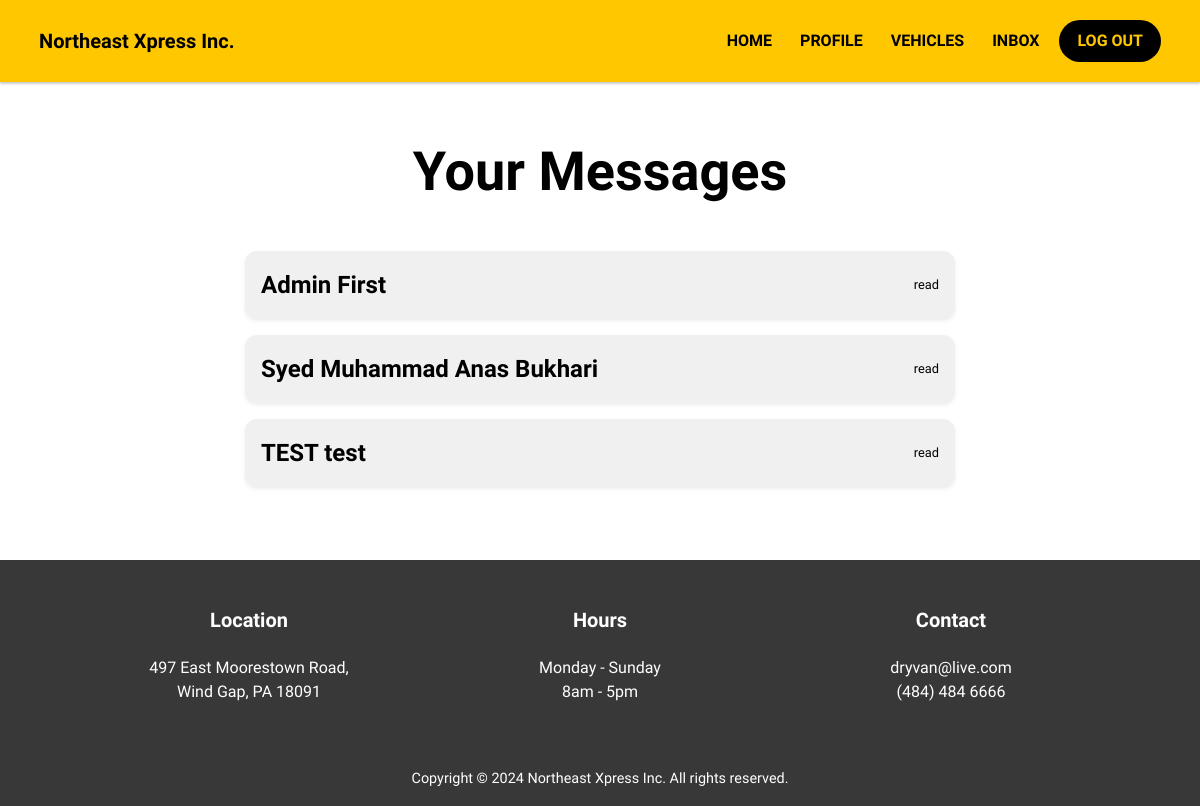
The app's page /inbox.php (signed in), older data.
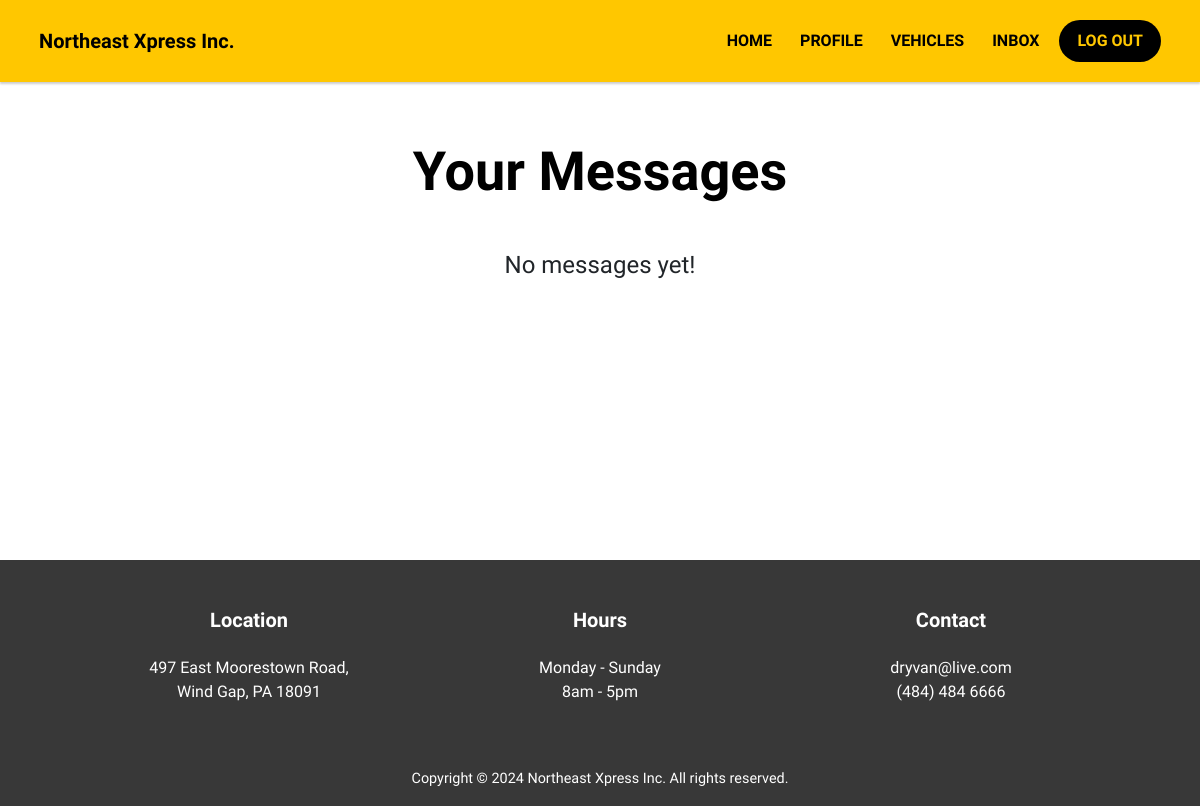
The same page, newer data.
### tables this page shows
CREATE TABLE `messages` (
  `MessageID` int NOT NULL,
  `UserID` int DEFAULT NULL,
  `MessageContent` text,
  `Timestamp` timestamp NULL DEFAULT CURRENT_TIMESTAMP,
  `sender` enum('user','admin') NOT NULL DEFAULT 'user',
  `read` tinyint(1) NOT NULL DEFAULT '0',
  `isRequest` tinyint(1) NOT NULL DEFAULT '0',
  `requestID` int DEFAULT NULL
);

CREATE TABLE `users` (
  `UserID` int NOT NULL,
  `FirstName` varchar(50) DEFAULT NULL,
  `LastName` varchar(50) DEFAULT NULL,
  `Email` varchar(100) DEFAULT NULL,
  `Phone` varchar(15) DEFAULT NULL,
  `Password` varchar(255) DEFAULT NULL,
  `Role` varchar(50) DEFAULT 'user',
  `CreatedAt` timestamp NULL DEFAULT CURRENT_TIMESTAMP,
  `otp` varchar(6) DEFAULT NULL
);

### includes/db_conn.php (called while the page is built, shortened)
<?php
function isLoggedIn()
{
    return isset($_SESSION['UserID']);
}
function isAdmin()
{
    return (isLoggedIn() && isset($_SESSION['Role']) && $_SESSION['Role'] === 'admin');
}

### inbox.php (the view, shortened to what this page needs)
<?php
require './includes/db_conn.php';
?>
<html lang="en">
    <head>
        <link rel="stylesheet" href="https://cdn.jsdelivr.net/npm/bootstrap@4.3.1/dist/css/bootstrap.min.css"
>
        <link rel="stylesheet" href="assets/css/style.css">
        <link rel="stylesheet" href="https://cdnjs.cloudflare.com/ajax/libs/font-awesome/6.5.2/css/all.min.css"
 />
    </head>
    <body>
        <?php include './includes/navbar.php'; ?>
        <main class="messages-container">
            <div class="container">
                <div class="col-md-8 col-12 messages mx-auto">
                    <h2 class="mb-4 pb-3 font-weight-bold text-center text-black ib-title">Your Messages</h2>
                    <?php
                    $sql = "SELECT *
                    FROM messages
                    WHERE (UserID, MessageID) IN (
                        SELECT UserID, MAX(MessageID)
                        FROM messages
                        GROUP BY UserID
                    )
                    ORDER BY `read` ASC, MessageID DESC";
                    $result = $conn->query($sql);
                    if (mysqli_num_rows($result)) {
                        while ($row = $result->fetch_assoc()) {
                            $UserID = $row['UserID'];
                            $sql1 = "SELECT * FROM users WHERE UserID = $UserID";
                            $result1 = $conn->query($sql1);
                            $row1 = $result1->fetch_assoc();
                            $status = ($row['read'] == 0) ? 'new message' : 'read';
                            echo '<a href="message.php?UserID=' . $UserID . '" class="message rounded shadow-sm px-3 py-3 mb-3 w-100">
                        <span class="msg-user">' . $row1['FirstName'] . ' ' . $row1['LastName'] . '</span>
                        <span class="date-time">' . $status . '</span>
                    </a>';
                        }
                    } else {
                        echo '<h4 class="text-center">No messages yet!</h4>';
                    }
                    ?>
                </div>
            </div>
        </main>
        <div id="contact" class="container-fluid m-0 footer">
            <div class="row justify-content-center red">
                <div class="col-md-4 text-center">
                    <h4>Location</h4>
                    <p>497 East Moorestown Road, <br>Wind Gap, PA 18091</p>
                </div>
                <div class="col-md-4 text-center">
                    <h4>Hours</h4>
                    <p>Monday - Sunday<br>8am - 5pm</p>
                </div>
                <div class="col-md-4 text-center">
                    <h4>Contact</h4>
                    <p>dryvan@live.com<br>
                        <a href="tel:+14844846666"> (484) 484 6666 </a>
                    </p>
                </div>
            </div>
        </div>
        <div class="container-fluid m-0 justify-content-center copyright">
            <div class="row">
                <div class="col">
                    <p> Copyright &copy; 2024 Northeast Xpress Inc. All rights reserved. </p>
                </div>
            </div>
        </div>
    </body>
</html>

### includes/navbar.php (shortened to what this page needs)
<nav class="navbar navbar-expand-lg">
    <div class="container-fluid">
        <a class="navbar-brand" href="index.php"> Northeast Xpress Inc. </a>
        <ul id="navbar-links" class="navbar-nav ml-auto d-none d-lg-flex">
            <li class="nav-item">
                <a class="nav-link" href="index.php"> Home </a>
            </li>
            <?php
            if (isLoggedIn()) {
                ?>
                <li class="nav-item">
                    <a class="nav-link" href="profile.php"> Profile </a>
                </li>
                <?php
                if (isAdmin()) {
                    ?>
                    <li class="nav-item">
                        <a class="nav-link" href="vehicles.php"> Vehicles </a>
                    </li>
                    <li class="nav-item">
                        <a class="nav-link" href="inbox.php"> Inbox </a>
                    </li>
                    <?php
                }
                ?>
                <?php
            } else {
                ?>
                <li class="nav-item">
                    <a class="nav-link" href="login.php"> Log in </a>
                </li>
                <?php
            }
            ?>
        </ul>
        <?php
        if (isLoggedIn()) {
            ?>
            <a id="log-out-button" href="logout.php" class="log-out-button d-none d-lg-block"> Log Out </a>
            <?php
        } else {
            ?>
            <a id="log-out-button" href="signup.php" class="log-out-button d-none d-lg-block"> Book Now </a>
            <?php
        }
        ?>
    </div>
</nav>

### assets/css/style.css (style rules this page uses)
body { font-family: "Work Sans", sans-serif; font-style: normal; scroll-behavior: smooth; overflow-x: hidden; }
.navbar { position: fixed; top: 0; left: 0; width: 100%; z-index: 1000; transition: top .5s ease; background-color: #FFC700; box-shadow: 0 2px 2px rgba(20, 20, 20, 0.212); }
.container-fluid { margin: .75rem 0.5rem; }
.navbar-brand, .navbar-brand:hover { font-weight: 700; font-size: 1rem; color: #000000; z-index: 1000; }
.nav-link { color: #000000; text-transform: uppercase; font-size: 1rem; font-weight: 600; text-decoration: none; margin-right: .75rem; }
#book-now-button, #log-out-button { font-weight: 600; color: #FFC700; text-transform: uppercase; background-color: #000000; border-radius: 50px; border: none; padding: 9px 18px; transition: color 0.3s ease; }
.footer { display: flex; align-items: center; justify-content: space-evenly; min-height: 25vh; background-color: #383838; }
.red { width: 90%; padding: 2rem 0; }
.red .text-center { padding: 1rem 0; }
.red h4 { color: #ffffff; font-weight: 600; font-size: 1.25rem; padding-bottom: 1rem; }
.red p { color: #ffffff; font-weight: 500; }
.red a { color: #ffffff; }
.copyright { background-color: #383838; color: #FFFFFF; padding: 0; display: flex; justify-content: center; align-items: center; font-size: .9rem; }
.messages-container { min-height: calc(100vh - 240px); padding-top: 100px; }
.text-black { color: #000000; }
.ib-title { margin-top: 40px; margin-bottom: 30px !important; font-size: 54px !important; font-weight: 900; }
main { min-height: calc(100vh - 246px); }
@media (min-width: 768px) { .navbar-brand, .navbar-brand:hover { font-size: 1.25rem; } }
.message { font-size: 1.5rem; display: flex; align-items: center; justify-content: space-between; text-decoration: none !important; color: #383838; }
.msg-user { font-weight: 600; }
.date-time { font-size: 0.8rem; }
.message { background-color: #f0f0f0 !important; border-radius: 12px !important; color: #000000 !important; }

Row changes from the older to the newer data that the page shows:
removed messages: UserID.FirstName "Admin", UserID.LastName "First", read "read"
removed messages: UserID.FirstName "Syed Muhammad Anas", UserID.LastName "Bukhari", read "read"
removed messages: UserID.FirstName "TEST", UserID.LastName "test", read "read"
Text that changed along with them:
text now shown: "No messages yet!"
